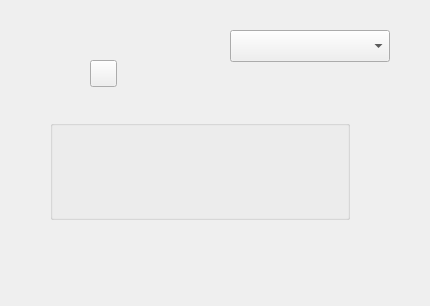
<?xml version="1.0" encoding="UTF-8"?>
<ui version="4.0">
 <class>gsDockWidget</class>
 <widget class="QgsDockWidget" name="gsDockWidget">
  <property name="geometry">
   <rect>
    <x>0</x>
    <y>0</y>
    <width>430</width>
    <height>306</height>
   </rect>
  </property>
  <property name="windowTitle">
   <string>gsDockWidget</string>
  </property>
  <widget class="QWidget" name="dockWidgetContents">
   <widget class="QgsCollapsibleGroupBox" name="mGroupBox">
    <property name="geometry">
     <rect>
      <x>50</x>
      <y>120</y>
      <width>300</width>
      <height>100</height>
     </rect>
    </property>
   </widget>
   <widget class="QgsFileWidget" name="mQgsFileWidget">
    <property name="geometry">
     <rect>
      <x>130</x>
      <y>60</y>
      <width>90</width>
      <height>27</height>
     </rect>
    </property>
    <property name="storageMode">
     <enum>QgsFileWidget::GetDirectory</enum>
    </property>
   </widget>
   <widget class="QgsSymbolButton" name="mSymbolButton">
    <property name="geometry">
     <rect>
      <x>90</x>
      <y>60</y>
      <width>27</width>
      <height>27</height>
     </rect>
    </property>
   </widget>
   <widget class="QgsOpacityWidget" name="mOpacityWidget">
    <property name="geometry">
     <rect>
      <x>70</x>
      <y>100</y>
      <width>160</width>
      <height>27</height>
     </rect>
    </property>
   </widget>
   <widget class="QgsMapLayerComboBox" name="mMapLayerComboBox">
    <property name="geometry">
     <rect>
      <x>230</x>
      <y>30</y>
      <width>160</width>
      <height>32</height>
     </rect>
    </property>
   </widget>
  </widget>
 </widget>
 <customwidgets>
  <customwidget>
   <class>QgsCollapsibleGroupBox</class>
   <extends>QGroupBox</extends>
   <header>qgscollapsiblegroupbox.h</header>
   <container>1</container>
  </customwidget>
  <customwidget>
   <class>QgsDockWidget</class>
   <extends>QDockWidget</extends>
   <header>qgsdockwidget.h</header>
   <container>1</container>
  </customwidget>
  <customwidget>
   <class>QgsFileWidget</class>
   <extends>QWidget</extends>
   <header>qgsfilewidget.h</header>
  </customwidget>
  <customwidget>
   <class>QgsMapLayerComboBox</class>
   <extends>QComboBox</extends>
   <header>qgsmaplayercombobox.h</header>
  </customwidget>
  <customwidget>
   <class>QgsOpacityWidget</class>
   <extends>QWidget</extends>
   <header>qgsopacitywidget.h</header>
  </customwidget>
  <customwidget>
   <class>QgsSymbolButton</class>
   <extends>QToolButton</extends>
   <header>qgssymbolbutton.h</header>
  </customwidget>
 </customwidgets>
 <resources/>
 <connections/>
</ui>
